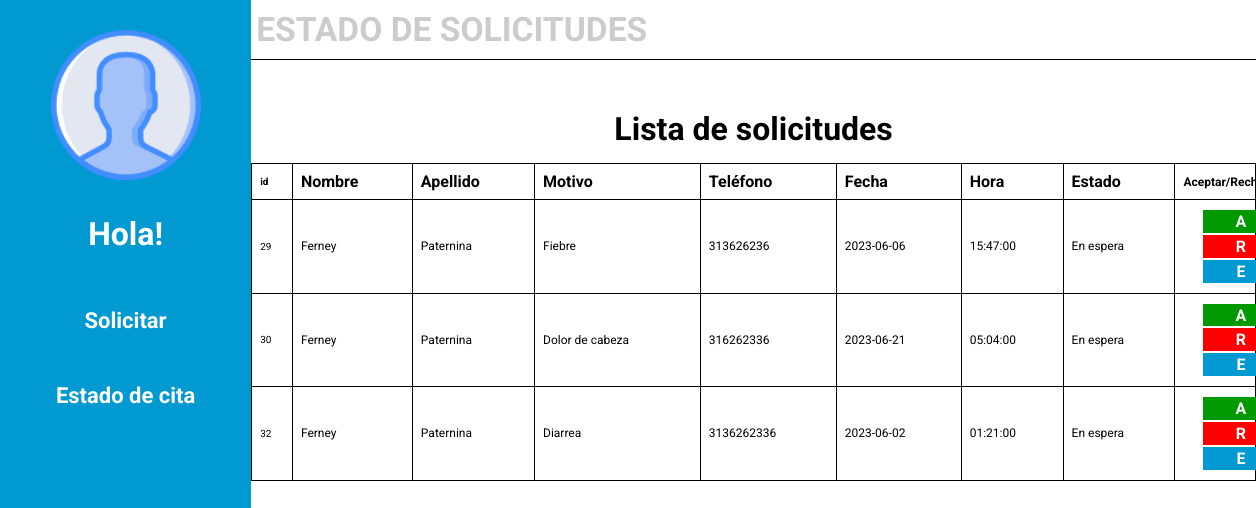
Page /consultarCitas.php (signed in) on the committed database.
### tables this page shows
CREATE TABLE `gestion_cita` (
  `id_cita` int(11) NOT NULL,
  `id_paciente` int(11) DEFAULT NULL,
  `id_medico` int(11) DEFAULT NULL,
  `observaciones` text DEFAULT NULL,
  `telefono` varchar(12) DEFAULT NULL,
  `fecha_cita` date DEFAULT NULL,
  `hora_cita` time DEFAULT NULL,
  `estado` varchar(12) DEFAULT NULL
);

CREATE TABLE `paciente` (
  `id_paciente` int(11) NOT NULL,
  `nombre` varchar(50) DEFAULT NULL,
  `apellido` varchar(50) DEFAULT NULL,
  `correo` varchar(100) DEFAULT NULL,
  `contrasena` varchar(50) DEFAULT NULL,
  `id_usuario` int(12) NOT NULL
);

### consultarCitas.php (the view, shortened to what this page needs)
<?php
require 'db.php';
$sql = "SELECT * FROM gestion_cita";
$stmt = $conn->prepare($sql);
$stmt->execute();
$cita = $stmt->get_result()->fetch_all(MYSQLI_ASSOC);
?>
<!DOCTYPE html>
<html lang="es">
    <head>
        <link rel="stylesheet" href="css/styleInicio.css">
    </head>
<body>
   <?php
    include 'funciones/func.php';
   ?>
    <main>
        <h1>Estado de solicitudes</h1>
        <h2>Lista de solicitudes</h2>
        <table>
            <tr>
                <th style="max-width: 7
                px; font-size: 10px;">id</th>
                <th>Nombre</th>
                <th>Apellido</th>
                <th >Motivo</th>
                <th>Teléfono</th>
                <th>Fecha</th>
                <th>Hora</th>
                <th>Estado</th>
                <th style="max-width: 50px; font-size: 12px;">Aceptar/Rechazar</th>
            </tr>
            <?php foreach ($cita as $citas): ?>
            <tr>
                <td style="max-width: 7px; font-size: 10px;"><?php echo  $citas['id_cita']; ?></td>
                <td><p><?php
               $id_paciente = $citas['id_paciente'];
               $sql1 = "SELECT nombre FROM paciente WHERE id_paciente = '$id_paciente'";
               $result = $conn->query($sql1);
               if ($result->num_rows > 0) {
                $row = $result->fetch_assoc();
               $nombre = $row['nombre'];
               echo $nombre;
               }
               ?></p></td>
               <td><p><?php
               $id_paciente = $citas['id_paciente'];
               $sql1 = "SELECT apellido FROM paciente WHERE id_paciente = '$id_paciente'";
               $result = $conn->query($sql1);
               if ($result->num_rows > 0) {
                $row = $result->fetch_assoc();
               $apellido = $row['apellido'];
               echo $apellido;
               }
               ?></p></td>
                <td><p><?php echo  $citas['observaciones']; ?></p></td>
                <td><p><?php echo  $citas['telefono']; ?></p></td>
                <td><p><?php echo  $citas['fecha_cita']; ?></p></td>
                <td><p><?php echo  $citas['hora_cita']; ?></p></td>
                <td><p><?php echo  $citas['estado']; ?></p></td>
                <td style="max-width: 50px;">
                    <button type="button" name='estadoAceptado' class="estadoAceptado">A</button>
                    <button onclick="alerta_eliminar(<?php echo $citas['id_cita'] ?>)" type="button" class="estadoRechazado" name='estadoRechazado' >R</button>
                    <a href='editarCitas.php?id=<?php echo $citas['id_cita']; ?>'>  <button type='button' class='estadoEditar'>E</button></a>
                </td>
            </tr>
            <?php endforeach; ?>
        </table>
    </main>
</body>
</html>

### css/styleInicio.css (style rules this page uses)
* { box-sizing: border-box; margin: 0; padding: 0; font-family: 'Roboto', sans-serif; }
body { display: flex; }
main { width: 80%; }
main h1 { text-transform: uppercase; color: #cccccc; margin-bottom: 5%; border-bottom: solid 1px black; padding: 10px 5px; font-size: 2.1em; font-weight: bold; }
main h2 { margin-bottom: 15px; font-size: 32px; text-align: center; }
table { width: 100%; border-collapse: collapse; }
th, td { padding: 8px; text-align: left; border-bottom: 1px solid #ddd; border: solid 1px #000000; }
td p { font-size: 12px; }
.estadoAceptado { background-color: #009900; padding: 3%; cursor: pointer; color: #fff; font-weight: 700; border-style: none; margin: 2px 20px; font-size: 16px; width: 75px; }
.estadoRechazado { background-color: #FF0000; padding: 3%; cursor: pointer; color: #fff; font-weight: 700; border-style: none; margin: 0 20px; font-size: 16px; width: 75px; }
.estadoEditar { background-color: #0099d1; padding: 3%; cursor: pointer; color: #fff; font-weight: 700; border-style: none; margin: 2px 20px; font-size: 16px; width: 75px; }

### rows in the picture
gestion_cita: id_cita "29", id_paciente.nombre "Ferney", id_paciente.apellido "Paternina", observaciones "Fiebre", telefono "313626236", fecha_cita "2023-06-06", hora_cita "15:47:00", estado "En espera"
gestion_cita: id_cita "30", id_paciente.nombre "Ferney", id_paciente.apellido "Paternina", observaciones "Dolor de cabeza", telefono "316262336", fecha_cita "2023-06-21", hora_cita "05:04:00", estado "En espera"
gestion_cita: id_cita "32", id_paciente.nombre "Ferney", id_paciente.apellido "Paternina", observaciones "Diarrea", telefono "3136262336", fecha_cita "2023-06-02", hora_cita "01:21:00", estado "En espera"
